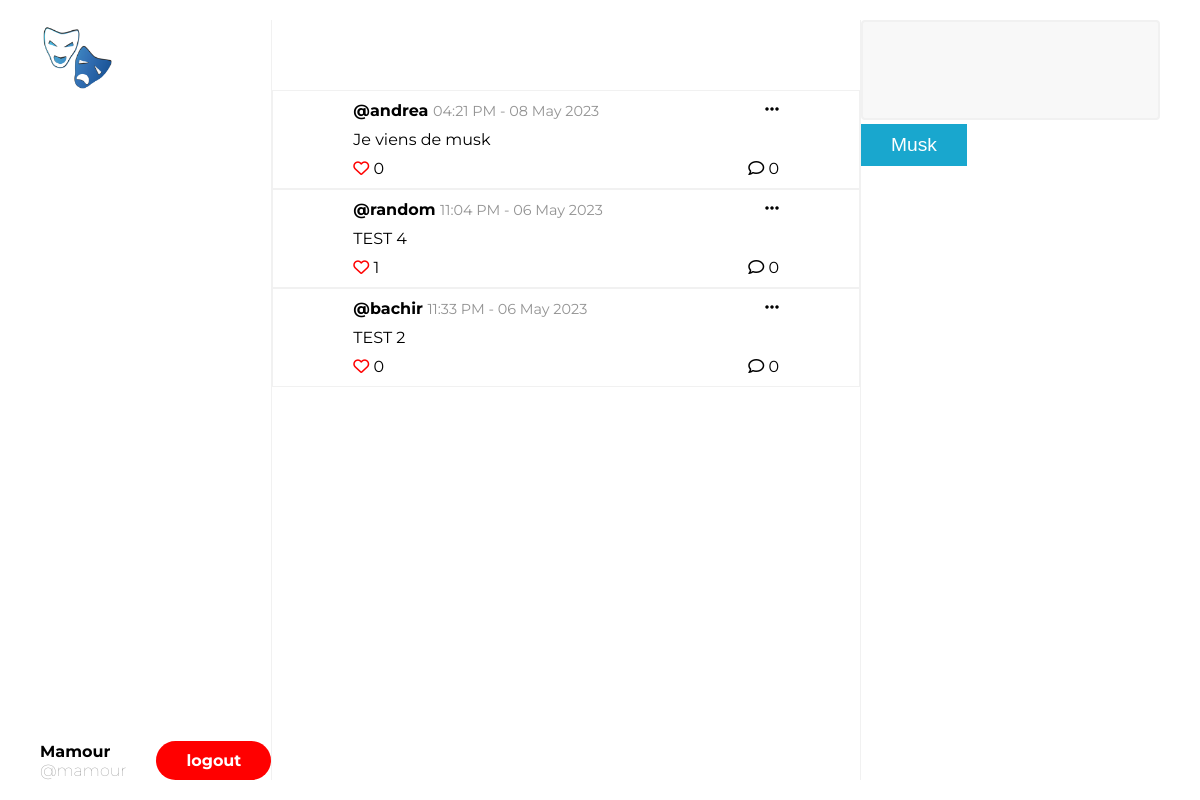
Screenshot of /musks (signed in) with the database file from the repository.
### server.py (models this page shows, shortened)
class User(UserMixin, db.Model):
    id = db.Column(db.Integer, primary_key=True)
    username = db.Column(db.String, nullable=False)
    email = db.Column(db.String, nullable=False)
    password = db.Column(db.String, nullable=False)
    created_at = db.Column(db.DateTime, nullable=False, default=datetime.now)
    following = db.relationship('User',
                               secondary='followers',
                               primaryjoin='user.c.id==followers.c.follower_id',
                               secondaryjoin='user.c.id==followers.c.followed_id',
                               backref='follower',
    )
    tweet = db.relationship('Tweet', backref='author')
    comments = db.relationship('Comment', backref='author')

class Tweet(db.Model):
    id = db.Column(db.Integer, primary_key=True)
    body = db.Column(db.String, nullable=False)
    like = db.relationship('User',
                           secondary='likes',
                           backref='liked'
    )
    created_at = db.Column(db.DateTime, nullable=False, default=datetime.now)
    author_id = db.Column(db.Integer, db.ForeignKey('user.id'))
    comments = db.relationship('Comment', backref='tweet')
    def count_likes(self):
        return len(self.like)
    def count_comments(self):
        return len(self.comments)
    def is_liked(self, user_id):
        return any(user.id == user_id for user in self.like)

### server.py (the view, shortened to what this page needs)
@app.route('/musks', methods=['GET', 'POST'])
@login_required
def show_all_tweet():
    tweets = db.session.query(Tweet).order_by(Tweet.created_at.desc()).all()
    musk_form = TweetForm()
    return render_template('tweet/show_all_tweet_page.html', tweets=tweets, musk_form=musk_form)

### server.py
class TweetForm(FlaskForm):
    body = TextAreaField(validators=[DataRequired()])
    submit = SubmitField('Musk')

### server.py (called while the page is built)
@login_manager.user_loader
def load_user(user_id):
    return db.session.get(User, user_id)

### templates/tweet/show_all_tweet_page.html (shortened to what this page needs)
{% extends 'base.html' %}
{% block content %}
    <div class="wrapper" id="all-tweet">
        <section id="profile-section">
            <div class="logo">
                <img src="../../static/images/musk-logo.png" alt="">
            </div>
            <div class="profile">
                <p>
                    <span style="text-transform: capitalize; font-weight: bold; display: block;">{{ current_user.username }}</span>
                    <a href="{{ url_for('profile', username=current_user.username) }}" style="font-weight: lighter; color: #11111185;">@{{ current_user.username }}</a>
                </p>
                <a href="{{ url_for('logout') }}" class="btn logout-btn">Logout</a>
            </div>
        </section>
        <section id="tweet-section">
            {% for tweet in tweets %}
                <div class="tweet">
                    <p class="tweet_author">
                        <a href="{{ url_for('profile', username=tweet.author.username) }}">@{{ tweet.author.username }}</a>
                        <span class="tweet_date">{{ tweet.created_at.strftime('%I:%S %p - %d %b %Y') }}</span>
                        <i class="fa-solid fa-ellipsis" style="position: absolute; right: 0;"></i>
                    </p>
                    <p class="tweet_body">{{ tweet.body }}</p>
                    <p class="tweet_action" style="z-index: 100;">
                        {% if tweet.is_liked(current_user.id) %}
                            <a href="{{ url_for('remove_like', id=tweet.id) }}" class="likes">
                                <i class="fa-solid fa-heart" style="color: red"></i>
                                <span>{{ tweet.count_likes() }}</span>
                            </a>
                        {% else %}
                            <a href="{{ url_for('add_like', id=tweet.id) }}" class="likes">
                                <i class="fa fa-heart-o" style="color: red"></i>
                                <span>{{ tweet.count_likes() }}</span>
                            </a>
                        {% endif %}
                        <a href="{{url_for('show_tweet_details', id=tweet.id )}}">
                            <i class="fa fa-comment-o"></i>
                            <span>{{ tweet.count_comments() }}</span>
                        </a>
                    </p>
                </div>
            {% endfor %}
        </section>
        <section id="make-tweet-section">
            <form action="{{url_for('add_tweet')}}" method="POST" novalidate>
                <div class="field">
                    {{musk_form.body}}
                </div>
                {{ musk_form.submit(class='btn musk_btn') }}
            </form>
        </section>
    </div>
{% endblock %}

### templates/base.html (style rules this page uses)
* { padding: 0; margin: 0; box-sizing: border-box; }
body { font-family: 'Montserrat', sans-serif; overflow: hidden; }
a { color: inherit; text-decoration: none; }
.btn { padding: 10px 30px; border-radius: 20px; color: #fff; font-weight: 500; }
.musk_btn { border-radius: 0px; background-color: #19A7CE; font-size: 1.2rem; font-weight: 500; color: #fff; border: none; outline: none; }
.tweet_action { display: flex; justify-content: space-between; }
.wrapper { height: 100%; width: 100%; display: flex; padding: 20px 40px; }
#profile-section { flex: 1; display: flex; flex-direction: column; justify-content: space-between; }
.profile { display: flex; align-items: center; }
.profile p { margin-right: 30px; }
.logout-btn { background-color: #ff0000; font-weight: bold; text-transform: lowercase; }
.logo { width: 75px; height: 75px; }
.logo img { max-width: 100%; height: auto; }
#tweet-section { flex: 3; padding-top: 70px; border-left: .5px solid #f1f1f1; border-right: .5px solid #f1f1f1; position: relative; overflow: scroll; }
.tweet { padding: 10px 80px; border: .5px solid #f1f1f1; transition: background .2s ease; }
.tweet_author { font-weight: bold; position: relative; }
.tweet_body { margin: 10px 0px; }
.tweet_date { font-weight: lighter; color: #11111174; font-size: .9rem; }
textarea { width: 100%; height: 100px; padding: 12px 20px; box-sizing: border-box; border: 2px solid #f1f1f1; border-radius: 4px; background-color: #f8f8f8; font-size: 1.2rem; resize: none; }
.sign label, input { display: block; margin-bottom: 10px; }

### rows the page displays
User: username "Mamour", username "mamour"
Tweet: author.username "andrea", created_at "04:21 PM - 08 May 2023", body "Je viens de musk", count_likes "0", count_comments "0"
Tweet: author.username "random", created_at "11:04 PM - 06 May 2023", body "TEST 4", count_likes "1", count_comments "0"
Tweet: author.username "bachir", created_at "11:33 PM - 06 May 2023", body "TEST 2", count_likes "0", count_comments "0"
